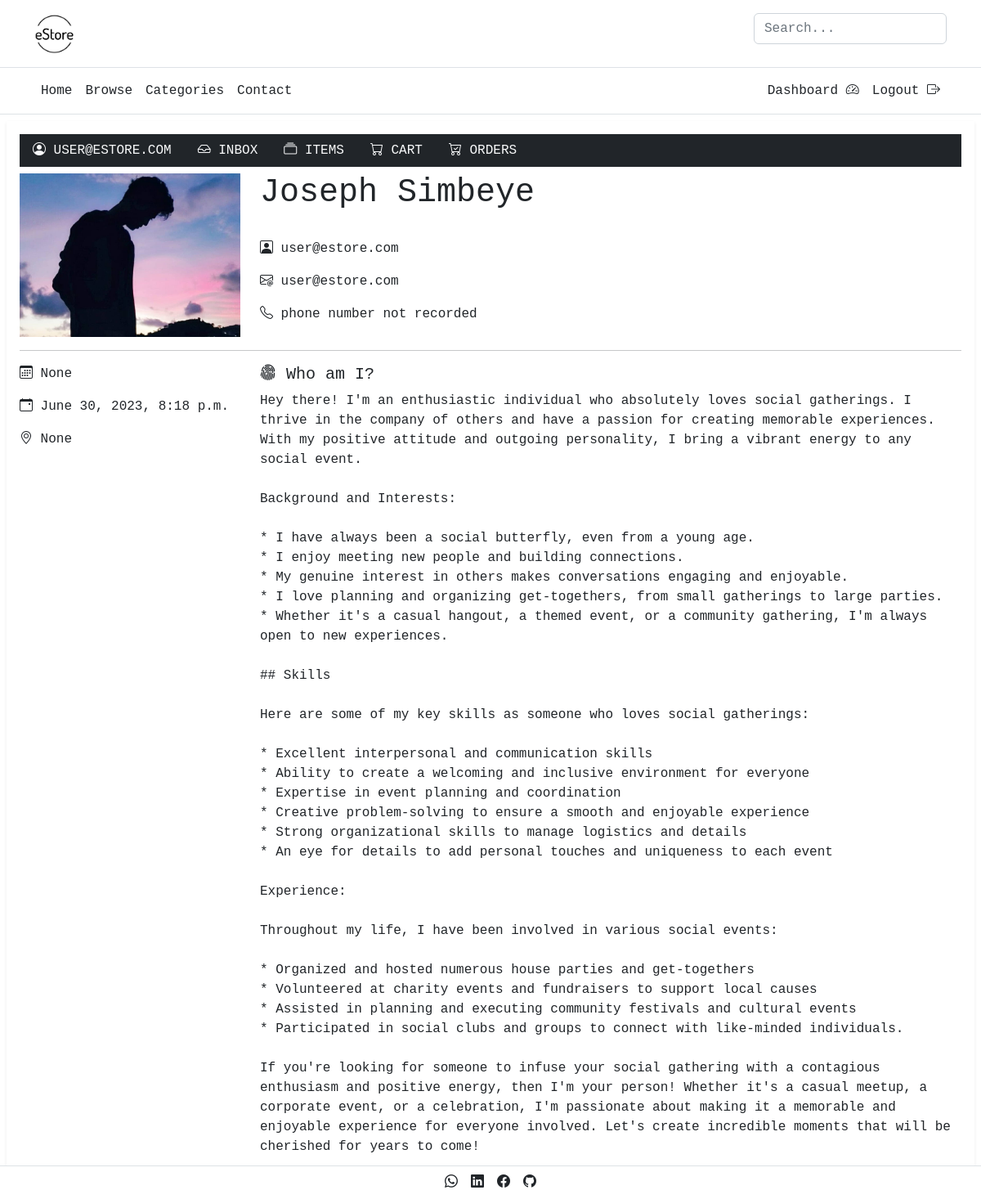
The app's page /dashboard/ (signed in) with its own data.
### core/models.py (models this page shows, shortened)
class Profile(models.Model):
    user = models.OneToOneField(User, related_name='profile', on_delete=models.CASCADE)
    date_of_birth = models.DateField(blank=True, null=True)
    phone_number = models.CharField(max_length=12, blank=True, null=True)
    address = models.CharField(max_length=255, blank=True, null=True)
    bio = models.TextField(blank=True, null=True)
    pic = models.ImageField(upload_to='profile_pics', blank=True, null=True)

### dashboard/views.py (the view)
# urls.py: path('', views.index, name='cart'),
@login_required
def index(request):
    profile = get_object_or_404(Profile, user=request.user)
    context = {
        'profile': profile
    }
    return render(request, 'dashboard/index.html', context)

### dashboard/templates/dashboard/index.html (shortened to what this page needs)
{% extends 'dashboard/base.html' %}
{% block dashboard_content %}
<div class="row">
    <div class="col-md-3 rounded-full">
        <img src="{{ profile.pic.url }}" alt="{{ request.user.username }}" class=" profile-pic" style="width: 100%; height: 200px; object-fit: cover;">
    </div>
    <div class="col-md-9">
        <h1>{{ request.user.first_name }} {{ request.user.last_name }}</h1>
        <br>
        <p><i class="bi bi-person-square"></i> {{ request.user.username }}</p>
        <p><i class="bi bi-envelope-at"></i> <a href="mailto:{{ request.user.email }}" class="text-decoration-none text-dark">{{ request.user.email }}</a></p>
        <p><i class="bi bi-telephone"></i>
            {% if profile.phone_number is not None %}
            <a href="telto:{{ profile.phone_number }}" class="text-decoration-none text-dark">{{ profile.phone_number }}</a>
            {% else %}
            phone number not recorded
            {% endif %}
        </p>
    </div>
</div>
<hr>
<div class="row">
    <div class="col-md-3 mb-1">
        <p><i class="bi bi-calendar3"></i> {{ profile.date_of_birth }}</p>
        <p><i class="bi bi-calendar-event"></i> {{ request.user.date_joined }}</p>
        <p><i class="bi bi-geo-alt"></i> {{ profile.address }}</p>
    </div>
    <div class="col-md-9 mb-1">
        <h5><i class="bi bi-fingerprint"></i> Who am I?</h5>
        <p class="fw-light text-break">{{ profile.bio|linebreaksbr }}</p>
    </div>
</div>
{% endblock dashboard_content %}

### dashboard/templates/dashboard/base.html (shortened to what this page needs)
{% extends 'core/base.html' %}
{% block content %}
<div class="px-2 mt-2">
    <div class="shadow-sm p-3 bg-body-tertiary mb-3">
        <nav class="nav bg-dark mb-2">
            <a class="nav-link text-uppercase text-light" href="{% url 'dashboard:dashboard' %}"><i class="bi bi-person-circle"></i> {{ request.user.username }}</a>
            <a class="nav-link text-uppercase text-light" href="{% url 'conversation:inbox' %}"><i class="bi bi-inbox"></i> Inbox</a>
            <a class="nav-link text-uppercase text-light" href="{% url 'dashboard:items' %}"><i class="bi bi-collection"></i> Items</a>
            <a class="nav-link text-uppercase text-light" href="{% url 'cart:cart' %}"><i class="bi bi-cart"></i> Cart</a>
            <a class="nav-link text-uppercase text-light" href="{% url 'cart:orders' %}"><i class="bi bi-cart-check"></i> Orders</a>
        </nav>
        {% block dashboard_content %}{% endblock dashboard_content %}
    </div>
</div>
{% endblock content %}

### static/main.css (style rules this page uses)
.profile-pic { width: 100%; height: 200px; object-fit: cover; }

### records on screen
Profile: pic (picture), date_of_birth "None", address "None", bio "Hey there! I'm an enthusiastic individual who absolutely loves social gatherings. I thrive in the company of others and have a passion for creating memorable experiences. With my positive attitude and outgoing personality, I bring a vibrant energy to any social event. Background and Interests: * I have always been a social butterfly, even from a young age. * I enjoy meeting new people and building connections. * My genuine interest in others makes conversations engaging and enjoyable. * I love planning and organizing get-togethers, from small gatherings to large parties. * Whether it's a casual hangout, a themed event, or a community gathering, I'm always open to new experiences. ## Skills…"

### other values on screen
{{ request.user.username }} "USER@ESTORE.COM"
{{ request.user.first_name }} "Joseph"
{{ request.user.last_name }} "Simbeye"
{{ request.user.username }} "user@estore.com"
{{ request.user.email }} "user@estore.com"
{{ request.user.date_joined }} "June 30, 2023, 8:18 p.m."
